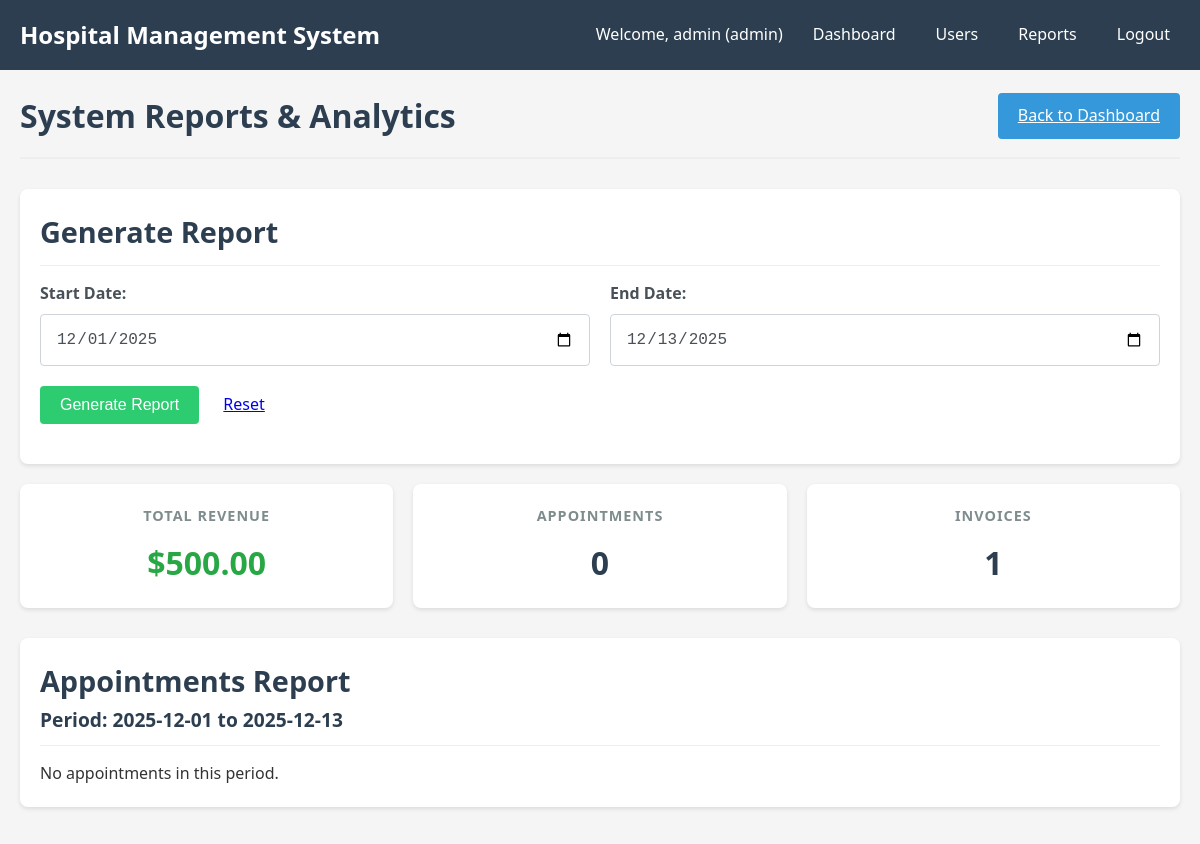
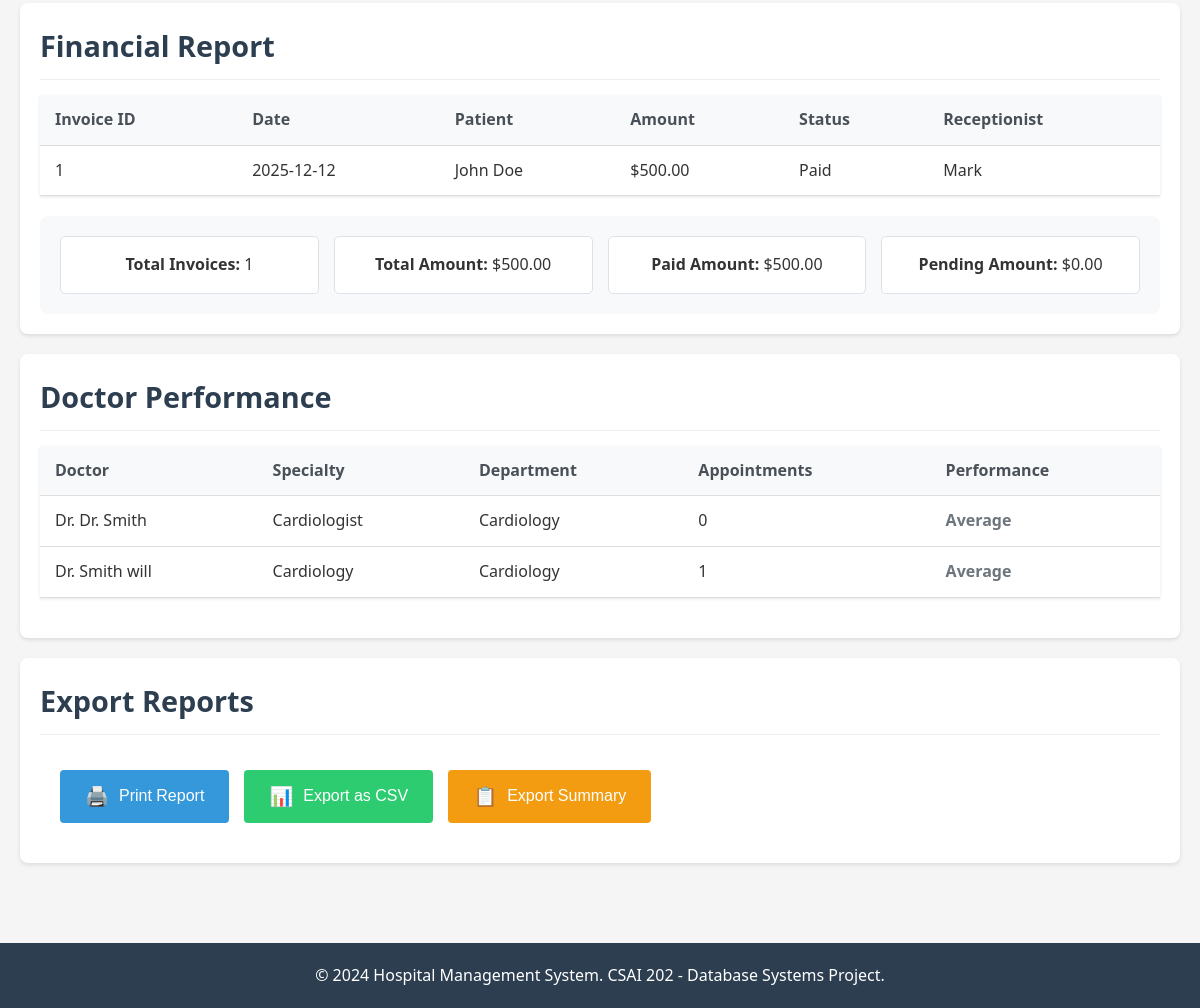
The app's page /admin/reports (signed in) with its own data (2 pictures, top to bottom).
### models/user.py (models this page shows, shortened)
class User(db.Model, UserMixin):
    __tablename__ = 'user_account'
    user_id = db.Column(db.Integer, primary_key=True)
    username = db.Column(db.String(50), unique=True, nullable=False)
    password = db.Column(db.String(200), nullable=False)
    role = db.Column(db.String(20), nullable=False)
    doctor = db.relationship('Doctor', backref='user', uselist=False)
    nurse = db.relationship('Nurse', backref='user', uselist=False)
    receptionist = db.relationship('Receptionist', backref='user', uselist=False)
    @property
    def is_admin(self):
        return self.role == 'admin'

### models/invoice.py (models this page shows)
class Invoice(db.Model):
    __tablename__ = 'invoice'
    inv_id = db.Column(db.Integer, primary_key=True)
    amount = db.Column(db.Numeric(10, 2), nullable=False)
    status = db.Column(db.String(50), default='Pending')
    patient_id = db.Column(db.Integer, db.ForeignKey('patient.patient_id'))
    rec_id = db.Column(db.Integer, db.ForeignKey('receptionist.rec_id'))
    date = db.Column(db.DateTime, default=datetime.utcnow)
    payments = db.relationship('Payment', backref='invoice', lazy=True)

### models/patient.py (models this page shows)
class Patient(db.Model):
    __tablename__ = 'patient'
    patient_id = db.Column(db.Integer, primary_key=True)
    name = db.Column(db.String(100), nullable=False)
    phone = db.Column(db.String(20))
    date_of_birth = db.Column(db.Date)
    age = db.Column(db.Integer)
    previous_conditions = db.Column(db.Text)
    street = db.Column(db.String(100))
    city = db.Column(db.String(100))
    appointments = db.relationship('Appointment', backref='patient', lazy=True)
    medical_record = db.relationship('MedicalRecord', backref='patient', uselist=False)
    prescriptions = db.relationship('Prescription', backref='patient', lazy=True)
    lab_tests = db.relationship('LabTest', backref='patient', lazy=True)
    invoices = db.relationship('Invoice', backref='patient', lazy=True)

### models/receptionist.py (models this page shows)
class Receptionist(db.Model):
    __tablename__ = 'receptionist'
    rec_id = db.Column(db.Integer, primary_key=True)
    name = db.Column(db.String(100), nullable=False)
    user_id = db.Column(db.Integer, db.ForeignKey('user_account.user_id'))
    appointments = db.relationship('Appointment', backref='receptionist', lazy=True)
    invoices = db.relationship('Invoice', backref='receptionist', lazy=True)

### models/doctor.py (models this page shows)
class Doctor(db.Model):
    __tablename__ = 'doctor'
    doc_id = db.Column(db.Integer, primary_key=True)
    name = db.Column(db.String(100), nullable=False)
    specialty = db.Column(db.String(100))
    dept_id = db.Column(db.Integer, db.ForeignKey('department.dept_id'))
    user_id = db.Column(db.Integer, db.ForeignKey('user_account.user_id'))
    department = db.relationship('Department', back_populates='doctors')
    appointments = db.relationship('Appointment', backref='doctor', lazy=True)
    prescriptions = db.relationship('Prescription', backref='doctor', lazy=True)
    lab_tests = db.relationship('LabTest', backref='doctor', lazy=True)
    record_updates = db.relationship('DoctorUpdatesRecord', backref='doctor', lazy=True)

### models/department.py (models this page shows)
class Department(db.Model):
    __tablename__ = 'department'
    dept_id = db.Column(db.Integer, primary_key=True)
    name = db.Column(db.String(100), nullable=False)
    doctors = db.relationship('Doctor', back_populates='department', lazy=True)
    rooms = db.relationship('RoomBed', back_populates='department', lazy=True)

### controllers/admin_controller.py (the view)
@admin_bp.route('/reports')
@login_required
@admin_required
def reports():
    start_date = request.args.get('start_date', date.today().replace(day=1))
    end_date = request.args.get('end_date', date.today())
    appointments = Appointment.query.filter(
        Appointment.date.between(start_date, end_date)
    ).all()
    invoices = Invoice.query.filter(
        Invoice.date.between(start_date, end_date)
    ).all()
    total_revenue = sum(inv.amount for inv in invoices if inv.status == 'Paid')
    doctors = Doctor.query.all()
    doctor_stats = []
    for doctor in doctors:
        doc_appointments = Appointment.query.filter_by(doc_id=doctor.doc_id).count()
        doctor_stats.append({
            'doctor': doctor,
            'appointments': doc_appointments
        })
    return render_template('admin/reports.html',
                         appointments=appointments,
                         invoices=invoices,
                         total_revenue=total_revenue,
                         doctor_stats=doctor_stats,
                         start_date=start_date,
                         end_date=end_date)

### templates/admin/reports.html (shortened to what this page needs)
{% extends "base.html" %}
{% block content %}
<div class="page-header">
    <h1>System Reports & Analytics</h1>
    <a href="{{ url_for('admin.dashboard') }}" class="btn btn-primary">Back to Dashboard</a>
</div>
<div class="card">
    <div class="card-header">
        <h2>Generate Report</h2>
    </div>
    <form method="GET" action="{{ url_for('admin.reports') }}">
        <div class="form-row">
            <div class="form-group">
                <label for="start_date">Start Date:</label>
                <input type="date" id="start_date" name="start_date" class="form-control" value="{{ start_date }}">
            </div>
            <div class="form-group">
                <label for="end_date">End Date:</label>
                <input type="date" id="end_date" name="end_date" class="form-control" value="{{ end_date }}">
            </div>
        </div>
        <div class="form-group">
            <button type="submit" class="btn btn-success">Generate Report</button>
            <a href="{{ url_for('admin.reports') }}" class="btn btn-secondary">Reset</a>
        </div>
    </form>
</div>
<div class="dashboard-stats">
    <div class="stat-card">
        <h3>Total Revenue</h3>
        <div class="number" style="color: #28a745;">${{ "%.2f"|format(total_revenue) }}</div>
    </div>
    <div class="stat-card">
        <h3>Appointments</h3>
        <div class="number">{{ appointments|length }}</div>
    </div>
    <div class="stat-card">
        <h3>Invoices</h3>
        <div class="number">{{ invoices|length }}</div>
    </div>
</div>
<div class="dashboard-sections">
    <div class="card">
        <div class="card-header">
            <h2>Appointments Report</h2>
            <span>Period: {{ start_date }} to {{ end_date }}</span>
        </div>
        {% if appointments %}
        <table class="table">
            <thead>
                <tr>
                    <th>Date</th>
                    <th>Patient</th>
                    <th>Doctor</th>
                    <th>Type</th>
                    <th>Status</th>
                    <th>Receptionist</th>
                </tr>
            </thead>
            <tbody>
                {% for appointment in appointments %}
                <tr>
                    <td>{{ appointment.date.strftime('%Y-%m-%d %H:%M') }}</td>
                    <td>{{ appointment.patient.name }}</td>
                    <td>Dr. {{ appointment.doctor.name }}</td>
                    <td>{{ appointment.name }}</td>
                    <td>{{ appointment.status }}</td>
                    <td>{{ appointment.receptionist.name }}</td>
                </tr>
                {% endfor %}
            </tbody>
        </table>
        {% else %}
        <p>No appointments in this period.</p>
        {% endif %}
    </div>
    <div class="card">
        <div class="card-header">
            <h2>Financial Report</h2>
        </div>
        {% if invoices %}
        <table class="table">
            <thead>
                <tr>
                    <th>Invoice ID</th>
                    <th>Date</th>
                    <th>Patient</th>
                    <th>Amount</th>
                    <th>Status</th>
                    <th>Receptionist</th>
                </tr>
            </thead>
            <tbody>
                {% for invoice in invoices %}
                <tr>
                    <td>{{ invoice.inv_id }}</td>
                    <td>{{ invoice.date.strftime('%Y-%m-%d') }}</td>
                    <td>{{ invoice.patient.name }}</td>
                    <td>${{ invoice.amount }}</td>
                    <td>{{ invoice.status }}</td>
                    <td>{{ invoice.receptionist.name }}</td>
                </tr>
                {% endfor %}
            </tbody>
        </table>
        <div class="report-summary">
            <div class="summary-item">
                <strong>Total Invoices:</strong> {{ invoices|length }}
            </div>
            <div class="summary-item">
                <strong>Total Amount:</strong> ${{ "%.2f"|format(invoices|map(attribute='amount')|sum) }}
            </div>
            <div class="summary-item">
                <strong>Paid Amount:</strong> ${{ "%.2f"|format(invoices|selectattr('status', 'equalto', 'Paid')|map(attribute='amount')|sum) }}
            </div>
            <div class="summary-item">
                <strong>Pending Amount:</strong> ${{ "%.2f"|format(invoices|selectattr('status', 'equalto', 'Pending')|map(attribute='amount')|sum) }}
            </div>
        </div>
        {% else %}
        <p>No invoices in this period.</p>
        {% endif %}
    </div>
</div>
<div class="card">
    <div class="card-header">
        <h2>Doctor Performance</h2>
    </div>
    {% if doctor_stats %}
    <table class="table">
        <thead>
            <tr>
                <th>Doctor</th>
                <th>Specialty</th>
                <th>Department</th>
                <th>Appointments</th>
                <th>Performance</th>
            </tr>
        </thead>
        <tbody>
            {% for stat in doctor_stats %}
            <tr>
                <td>Dr. {{ stat.doctor.name }}</td>
                <td>{{ stat.doctor.specialty }}</td>
                <td>{{ stat.doctor.department.name if stat.doctor.department else 'N/A' }}</td>
                <td>{{ stat.appointments }}</td>
                <td>
                    {% if stat.appointments > 20 %}
                    <span class="performance-high">Excellent</span>
                    {% elif stat.appointments > 10 %}
                    <span class="performance-medium">Good</span>
                    {% else %}
                    <span class="performance-low">Average</span>
                    {% endif %}
                </td>
            </tr>
            {% endfor %}
        </tbody>
    </table>
    {% else %}
    <p>No doctor statistics available.</p>
    {% endif %}
</div>
<div class="card">
    <div class="card-header">
        <h2>Export Reports</h2>
    </div>
    <div class="export-options">
        <button class="btn btn-primary" onclick="printReport()">
            <span class="export-icon">🖨️</span>
            Print Report
        </button>
        <button class="btn btn-success" onclick="exportToCSV()">
            <span class="export-icon">📊</span>
            Export as CSV
        </button>
        <button class="btn btn-warning" onclick="exportSummary()">
            <span class="export-icon">📋</span>
            Export Summary
        </button>
    </div>
</div>
{% endblock %}

### templates/base.html (shortened to what this page needs)
<!DOCTYPE html>
<html lang="en">
<head>
    <link rel="stylesheet" href="{{ url_for('static', filename='css/style.css') }}">
    <link rel="stylesheet" href="{{ url_for('static', filename='css/dashboard.css') }}">
    <link rel="stylesheet" href="{{ url_for('static', filename='css/forms.css') }}">
</head>
<body>
    <div class="header">
        <div class="navbar">
            <a href="{{ url_for('index') }}" class="logo">Hospital Management System</a>
            <ul class="nav-links">
                {% if current_user.is_authenticated %}
                    <li>Welcome, {{ current_user.username }} ({{ current_user.role }})</li>
                    <li><a href="{{ url_for('index') }}">Dashboard</a></li>
                    {% if current_user.is_admin %}
                        <li><a href="{{ url_for('admin.users') }}">Users</a></li>
                        <li><a href="{{ url_for('admin.reports') }}">Reports</a></li>
                    {% elif current_user.is_doctor %}
                        <li><a href="{{ url_for('doctor.appointments') }}">Appointments</a></li>
                        <li><a href="{{ url_for('doctor.patients') }}">Patients</a></li>
                    {% elif current_user.is_nurse %}
                        <li><a href="{{ url_for('nurse.patients') }}">Patients</a></li>
                        <li><a href="{{ url_for('nurse.beds') }}">Beds</a></li>
                    {% elif current_user.is_receptionist %}
                        <li><a href="{{ url_for('receptionist.appointments') }}">Appointments</a></li>
                        <li><a href="{{ url_for('receptionist.billing') }}">Billing</a></li>
                    {% endif %}
                    <li><a href="{{ url_for('auth.logout') }}">Logout</a></li>
                {% else %}
                    <li><a href="{{ url_for('auth.login') }}">Login</a></li>
                {% endif %}
            </ul>
        </div>
    </div>
    <div class="container">
        <div class="content">
            {% block content %}{% endblock %}
        </div>
    </div>
    <footer class="footer">
        <p>&copy; 2024 Hospital Management System. CSAI 202 - Database Systems Project.</p>
    </footer>
</body>
</html>

### records on screen
User: username "admin", role "admin"
Invoice: inv_id "1", date "2025-12-12", patient.name "John Doe", amount "500.00", status "Paid", receptionist.name "Mark"
Doctor: doctor.name "Dr. Smith", doctor.specialty "Cardiologist"
Department: doctor.department "Cardiology" "Cardiology"
Doctor: doctor.name "Smith will", doctor.specialty "Cardiology"

### other values on screen
{{ "%.2f"|format(total_revenue) }} "500.00"
{{ appointments|length }} "0"
{{ invoices|length }} "1"
{{ start_date }} "2025-12-01"
{{ end_date }} "2025-12-13"
{{ "%.2f"|format(invoices|map(attribute='amount')|sum) }} "500.00"
{{ stat.appointments }} "0" "1"
